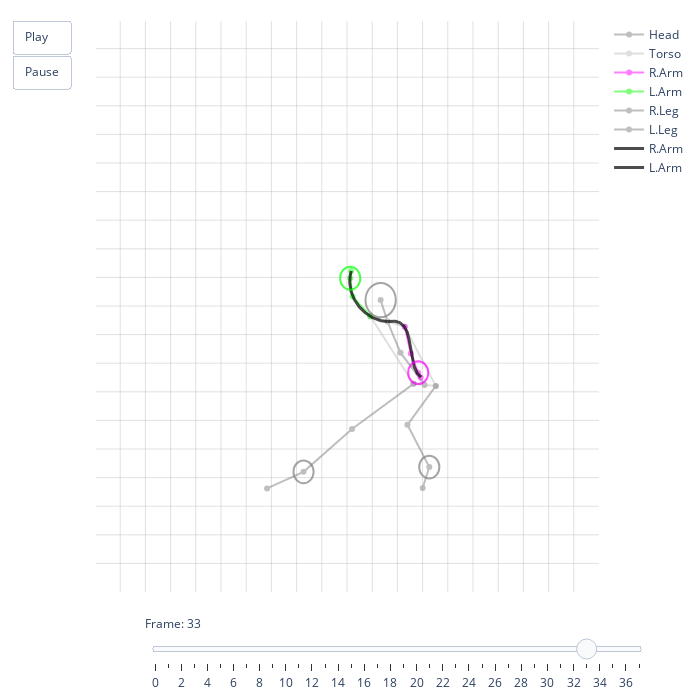

Source (notebook cell):
### Code cell
plotly_dynamic_pose_figure(upright, spine=False, right_arm=True, left_arm=True)

### Figure 1 — Plotly figure (JSON) as saved in the notebook; plotly's stock layout.template omitted (floating-point values rounded to 4 significant figures)
{"data": [{"line": {"color": "gray", "width": 2}, "mode": "lines+markers", "name": "Head", "opacity": 0.5, "type": "scatter", "x": [0.5668, 0.5805, 0.6062, 0.6541], "y": [0.4897, 0.5272, 0.5816, 0.6379]}, {"line": {"color": "silver", "width": 2}, "mode": "lines+markers", "name": "Torso", "opacity": 0.5, "type": "scatter", "x": [0.5463, 0.6146, 0.6762, 0.6319, 0.5463], "y": [0.5178, 0.5365, 0.6398, 0.6361, 0.5178]}, {"line": {"color": "magenta", "width": 2}, "mode": "lines+markers", "name": "R.Arm", "opacity": 0.5, "type": "scatter", "x": [0.6146, 0.6265, 0.6413, 0.6459], "y": [0.5365, 0.5831, 0.6165, 0.6251]}, {"line": {"color": "lime", "width": 2}, "mode": "lines+markers", "name": "L.Arm", "opacity": 0.5, "type": "scatter", "x": [0.5463, 0.5111, 0.5063, 0.508], "y": [0.5178, 0.4834, 0.4514, 0.439]}, {"line": {"color": "gray", "width": 2}, "mode": "lines+markers", "name": "R.Leg", "opacity": 0.5, "type": "scatter", "x": [0.6762, 0.62, 0.6633, 0.6502], "y": [0.6398, 0.7078, 0.7816, 0.8183]}, {"line": {"color": "gray", "width": 2}, "mode": "lines+markers", "name": "L.Leg", "opacity": 0.5, "type": "scatter", "x": [0.6319, 0.51, 0.4137, 0.3414], "y": [0.6361, 0.7149, 0.7899, 0.819]}, {"line": {"color": "black", "width": 3}, "mode": "lines", "name": "R.Arm", "opacity": 0.7, "type": "scatter", "x": [0.5806, 0.5825, 0.5843, 0.5861, 0.5878, 0.5895, 0.5911, 0.5926, 0.5941, 0.5956, 0.597, 0.5984, 0.5997, 0.6009, 0.6021, 0.6033, 0.6044, 0.6055, 0.6066, 0.6076, 0.6085, 0.6095, 0.6104, 0.6112, 0.612, 0.6128, 0.6136, 0.6143, 0.615, 0.6156, 0.6162, 0.6168, 0.6174, 0.6179, 0.6185, 0.619, 0.6194, 0.6199, 0.6203, 0.6207, 0.6211, 0.6215, 0.6218, 0.6222, 0.6225, 0.6228, 0.6231, 0.6234, 0.6236, 0.6239, 0.6242, 0.6244, 0.6246, 0.6249, 0.6251, 0.6253, 0.6255, 0.6258, 0.626, 0.6262, 0.6264, 0.6266, 0.6269, 0.6271, 0.6273, 0.6276, 0.6278, 0.6281, 0.6284, 0.6286, 0.6289, 0.6292, 0.6295, 0.6299, 0.6302, 0.6306, 0.6309, 0.6313, 0.6318, 0.6322, 0.6327, 0.6331, 0.6336, 0.6342, 0.6347, 0.6353, 0.6359, 0.6366, 0.6372, 0.6379, 0.6387, 0.6394, 0.6402, 0.6411, 0.6419, 0.6428, 0.6438, 0.6448, 0.6458, 0.6468], "y": [0.5271, 0.5268, 0.5266, 0.5265, 0.5264, 0.5264, 0.5264, 0.5264, 0.5266, 0.5267, 0.5269, 0.5272, 0.5275, 0.5278, 0.5282, 0.5286, 0.5291, 0.5296, 0.5302, 0.5308, 0.5314, 0.5321, 0.5328, 0.5335, 0.5343, 0.5351, 0.5359, 0.5368, 0.5377, 0.5386, 0.5395, 0.5405, 0.5415, 0.5426, 0.5436, 0.5447, 0.5458, 0.547, 0.5481, 0.5493, 0.5505, 0.5517, 0.553, 0.5542, 0.5555, 0.5568, 0.5581, 0.5594, 0.5607, 0.562, 0.5634, 0.5647, 0.5661, 0.5675, 0.5689, 0.5702, 0.5716, 0.573, 0.5744, 0.5759, 0.5773, 0.5787, 0.5801, 0.5815, 0.5829, 0.5843, 0.5857, 0.5871, 0.5885, 0.5899, 0.5913, 0.5926, 0.594, 0.5954, 0.5967, 0.598, 0.5994, 0.6007, 0.602, 0.6032, 0.6045, 0.6058, 0.607, 0.6082, 0.6094, 0.6106, 0.6117, 0.6128, 0.6139, 0.615, 0.6161, 0.6171, 0.6181, 0.6191, 0.62, 0.621, 0.6219, 0.6227, 0.6235, 0.6243]}, {"line": {"color": "black", "width": 3}, "mode": "lines", "name": "L.Arm", "opacity": 0.7, "type": "scatter", "x": [0.5805, 0.5792, 0.5779, 0.5766, 0.5753, 0.574, 0.5727, 0.5714, 0.5701, 0.5688, 0.5675, 0.5662, 0.5649, 0.5636, 0.5623, 0.561, 0.5597, 0.5585, 0.5572, 0.556, 0.5547, 0.5535, 0.5522, 0.551, 0.5498, 0.5486, 0.5474, 0.5462, 0.545, 0.5438, 0.5427, 0.5415, 0.5404, 0.5393, 0.5382, 0.5371, 0.536, 0.5349, 0.5338, 0.5328, 0.5317, 0.5307, 0.5297, 0.5287, 0.5277, 0.5268, 0.5258, 0.5249, 0.524, 0.5231, 0.5222, 0.5213, 0.5205, 0.5197, 0.5189, 0.5181, 0.5173, 0.5166, 0.5159, 0.5152, 0.5145, 0.5138, 0.5132, 0.5126, 0.512, 0.5114, 0.5109, 0.5103, 0.5098, 0.5094, 0.5089, 0.5085, 0.5081, 0.5077, 0.5074, 0.5071, 0.5068, 0.5065, 0.5063, 0.5061, 0.5059, 0.5057, 0.5056, 0.5055, 0.5055, 0.5054, 0.5054, 0.5055, 0.5055, 0.5056, 0.5058, 0.5059, 0.5061, 0.5063, 0.5066, 0.5069, 0.5072, 0.5076, 0.508, 0.5084], "y": [0.5271, 0.5271, 0.527, 0.5269, 0.5268, 0.5267, 0.5265, 0.5263, 0.5261, 0.5259, 0.5257, 0.5254, 0.5251, 0.5248, 0.5244, 0.524, 0.5237, 0.5232, 0.5228, 0.5224, 0.5219, 0.5214, 0.5209, 0.5203, 0.5198, 0.5192, 0.5186, 0.518, 0.5174, 0.5167, 0.5161, 0.5154, 0.5147, 0.5139, 0.5132, 0.5124, 0.5117, 0.5109, 0.5101, 0.5092, 0.5084, 0.5075, 0.5067, 0.5058, 0.5049, 0.504, 0.503, 0.5021, 0.5011, 0.5001, 0.4991, 0.4981, 0.4971, 0.4961, 0.4951, 0.494, 0.4929, 0.4919, 0.4908, 0.4897, 0.4885, 0.4874, 0.4863, 0.4851, 0.484, 0.4828, 0.4816, 0.4804, 0.4793, 0.478, 0.4768, 0.4756, 0.4744, 0.4731, 0.4719, 0.4706, 0.4694, 0.4681, 0.4668, 0.4655, 0.4643, 0.463, 0.4617, 0.4603, 0.459, 0.4577, 0.4564, 0.4551, 0.4537, 0.4524, 0.451, 0.4497, 0.4483, 0.447, 0.4456, 0.4443, 0.4429, 0.4415, 0.4402, 0.4388]}], "layout": {"height": 700, "margin": {"b": 20, "l": 20, "r": 20, "t": 20}, "plot_bgcolor": "white", "shapes": [{"line": {"color": "gray"}, "opacity": 0.7, "type": "circle", "x0": 0.5368, "x1": 0.5968, "xref": "x", "y0": 0.4597, "y1": 0.5197, "yref": "y"}, {"line": {"color": "magenta"}, "opacity": 0.7, "type": "circle", "x0": 0.6213, "x1": 0.6613, "xref": "x", "y0": 0.5965, "y1": 0.6365, "yref": "y"}, {"line": {"color": "lime"}, "opacity": 0.7, "type": "circle", "x0": 0.4863, "x1": 0.5263, "xref": "x", "y0": 0.4314, "y1": 0.4714, "yref": "y"}, {"line": {"color": "gray"}, "opacity": 0.7, "type": "circle", "x0": 0.6433, "x1": 0.6833, "xref": "x", "y0": 0.7616, "y1": 0.8016, "yref": "y"}, {"line": {"color": "gray"}, "opacity": 0.7, "type": "circle", "x0": 0.3937, "x1": 0.4337, "xref": "x", "y0": 0.7699, "y1": 0.8099, "yref": "y"}], "sliders": [{"active": 33, "currentvalue": {"prefix": "Frame: ", "visible": true}, "steps": [{"args": [["frame0"], {"frame": {"duration": 500, "redraw": true}, "mode": "immediate", "transition": {"duration": 300}}], "label": "0", "method": "animate"}, {"args": [["frame1"], {"frame": {"duration": 500, "redraw": true}, "mode": "immediate", "transition": {"duration": 300}}], "label": "1", "method": "animate"}, {"args": [["frame2"], {"frame": {"duration": 500, "redraw": true}, "mode": "immediate", "transition": {"duration": 300}}], "label": "2", "method": "animate"}, {"args": [["frame3"], {"frame": {"duration": 500, "redraw": true}, "mode": "immediate", "transition": {"duration": 300}}], "label": "3", "method": "animate"}, {"args": [["frame4"], {"frame": {"duration": 500, "redraw": true}, "mode": "immediate", "transition": {"duration": 300}}], "label": "4", "method": "animate"}, {"args": [["frame5"], {"frame": {"duration": 500, "redraw": true}, "mode": "immediate", "transition": {"duration": 300}}], "label": "5", "method": "animate"}, {"args": [["frame6"], {"frame": {"duration": 500, "redraw": true}, "mode": "immediate", "transition": {"duration": 300}}], "label": "6", "method": "animate"}, {"args": [["frame7"], {"frame": {"duration": 500, "redraw": true}, "mode": "immediate", "transition": {"duration": 300}}], "label": "7", "method": "animate"}, {"args": [["frame8"], {"frame": {"duration": 500, "redraw": true}, "mode": "immediate", "transition": {"duration": 300}}], "label": "8", "method": "animate"}, {"args": [["frame9"], {"frame": {"duration": 500, "redraw": true}, "mode": "immediate", "transition": {"duration": 300}}], "label": "9", "method": "animate"}, {"args": [["frame10"], {"frame": {"duration": 500, "redraw": true}, "mode": "immediate", "transition": {"duration": 300}}], "label": "10", "method": "animate"}, {"args": [["frame11"], {"frame": {"duration": 500, "redraw": true}, "mode": "immediate", "transition": {"duration": 300}}], "label": "11", "method": "animate"}, {"args": [["frame12"], {"frame": {"duration": 500, "redraw": true}, "mode": "immediate", "transition": {"duration": 300}}], "label": "12", "method": "animate"}, {"args": [["frame13"], {"frame": {"duration": 500, "redraw": true}, "mode": "immediate", "transition": {"duration": 300}}], "label": "13", "method": "animate"}, {"args": [["frame14"], {"frame": {"duration": 500, "redraw": true}, "mode": "immediate", "transition": {"duration": 300}}], "label": "14", "method": "animate"}, {"args": [["frame15"], {"frame": {"duration": 500, "redraw": true}, "mode": "immediate", "transition": {"duration": 300}}], "label": "15", "method": "animate"}, {"args": [["frame16"], {"frame": {"duration": 500, "redraw": true}, "mode": "immediate", "transition": {"duration": 300}}], "label": "16", "method": "animate"}, {"args": [["frame17"], {"frame": {"duration": 500, "redraw": true}, "mode": "immediate", "transition": {"duration": 300}}], "label": "17", "method": "animate"}, {"args": [["frame18"], {"frame": {"duration": 500, "redraw": true}, "mode": "immediate", "transition": {"duration": 300}}], "label": "18", "method": "animate"}, {"args": [["frame19"], {"frame": {"duration": 500, "redraw": true}, "mode": "immediate", "transition": {"duration": 300}}], "label": "19", "method": "animate"}, {"args": [["frame20"], {"frame": {"duration": 500, "redraw": true}, "mode": "immediate", "transition": {"duration": 300}}], "label": "20", "method": "animate"}, {"args": [["frame21"], {"frame": {"duration": 500, "redraw": true}, "mode": "immediate", "transition": {"duration": 300}}], "label": "21", "method": "animate"}, {"args": [["frame22"], {"frame": {"duration": 500, "redraw": true}, "mode": "immediate", "transition": {"duration": 300}}], "label": "22", "method": "animate"}, {"args": [["frame23"], {"frame": {"duration": 500, "redraw": true}, "mode": "immediate", "transition": {"duration": 300}}], "label": "23", "method": "animate"}, {"args": [["frame24"], {"frame": {"duration": 500, "redraw": true}, "mode": "immediate", "transition": {"duration": 300}}], "label": "24", "method": "animate"}, {"args": [["frame25"], {"frame": {"duration": 500, "redraw": true}, "mode": "immediate", "transition": {"duration": 300}}], "label": "25", "method": "animate"}, {"args": [["frame26"], {"frame": {"duration": 500, "redraw": true}, "mode": "immediate", "transition": {"duration": 300}}], "label": "26", "method": "animate"}, {"args": [["frame27"], {"frame": {"duration": 500, "redraw": true}, "mode": "immediate", "transition": {"duration": 300}}], "label": "27", "method": "animate"}, {"args": [["frame28"], {"frame": {"duration": 500, "redraw": true}, "mode": "immediate", "transition": {"duration": 300}}], "label": "28", "method": "animate"}, {"args": [["frame29"], {"frame": {"duration": 500, "redraw": true}, "mode": "immediate", "transition": {"duration": 300}}], "label": "29", "method": "animate"}, {"args": [["frame30"], {"frame": {"duration": 500, "redraw": true}, "mode": "immediate", "transition": {"duration": 300}}], "label": "30", "method": "animate"}, {"args": [["frame31"], {"frame": {"duration": 500, "redraw": true}, "mode": "immediate", "transition": {"duration": 300}}], "label": "31", "method": "animate"}, {"args": [["frame32"], {"frame": {"duration": 500, "redraw": true}, "mode": "immediate", "transition": {"duration": 300}}], "label": "32", "method": "animate"}, {"args": [["frame33"], {"frame": {"duration": 500, "redraw": true}, "mode": "immediate", "transition": {"duration": 300}}], "label": "33", "method": "animate"}, {"args": [["frame34"], {"frame": {"duration": 500, "redraw": true}, "mode": "immediate", "transition": {"duration": 300}}], "label": "34", "method": "animate"}, {"args": [["frame35"], {"frame": {"duration": 500, "redraw": true}, "mode": "immediate", "transition": {"duration": 300}}], "label": "35", "method": "animate"}, {"args": [["frame36"], {"frame": {"duration": 500, "redraw": true}, "mode": "immediate", "transition": {"duration": 300}}], "label": "36", "method": "animate"}, {"args": [["frame37"], {"frame": {"duration": 500, "redraw": true}, "mode": "immediate", "transition": {"duration": 300}}], "label": "37", "method": "animate"}], "transition": {"duration": 300}, "x": 0.1, "y": 0}], "updatemenus": [{"active": 0, "buttons": [{"args": [null, {"frame": {"duration": 500, "redraw": false}, "fromcurrent": true, "transition": {"duration": 300, "easing": "linear"}}], "label": "Play", "method": "animate"}, {"args": [[null], {"frame": {"duration": 0, "redraw": false}, "mode": "immediate", "transition": {"duration": 0}}], "label": "Pause", "method": "animate"}], "showactive": false, "type": "buttons"}], "width": 700, "xaxis": {"gridcolor": "silver", "gridwidth": 0.5, "range": [0, 1], "showgrid": true, "ticktext": ["", "", "", "", "", "", "", "", "", "", "", "", "", "", "", "", "", "", "", "", ""], "tickvals": [0, 0.05, 0.1, 0.15, 0.2, 0.25, 0.3, 0.35, 0.4, 0.45, 0.5, 0.55, 0.6, 0.65, 0.7, 0.75, 0.8, 0.85, 0.9, 0.95, 1], "type": "linear"}, "yaxis": {"gridcolor": "silver", "gridwidth": 0.5, "range": [1, 0], "showgrid": true, "ticktext": ["", "", "", "", "", "", "", "", "", "", "", "", "", "", "", "", "", "", "", "", ""], "tickvals": [0, 0.05, 0.1, 0.15, 0.2, 0.25, 0.3, 0.35, 0.4, 0.45, 0.5, 0.55, 0.6, 0.65, 0.7, 0.75, 0.8, 0.85, 0.9, 0.95, 1], "type": "linear"}}}
